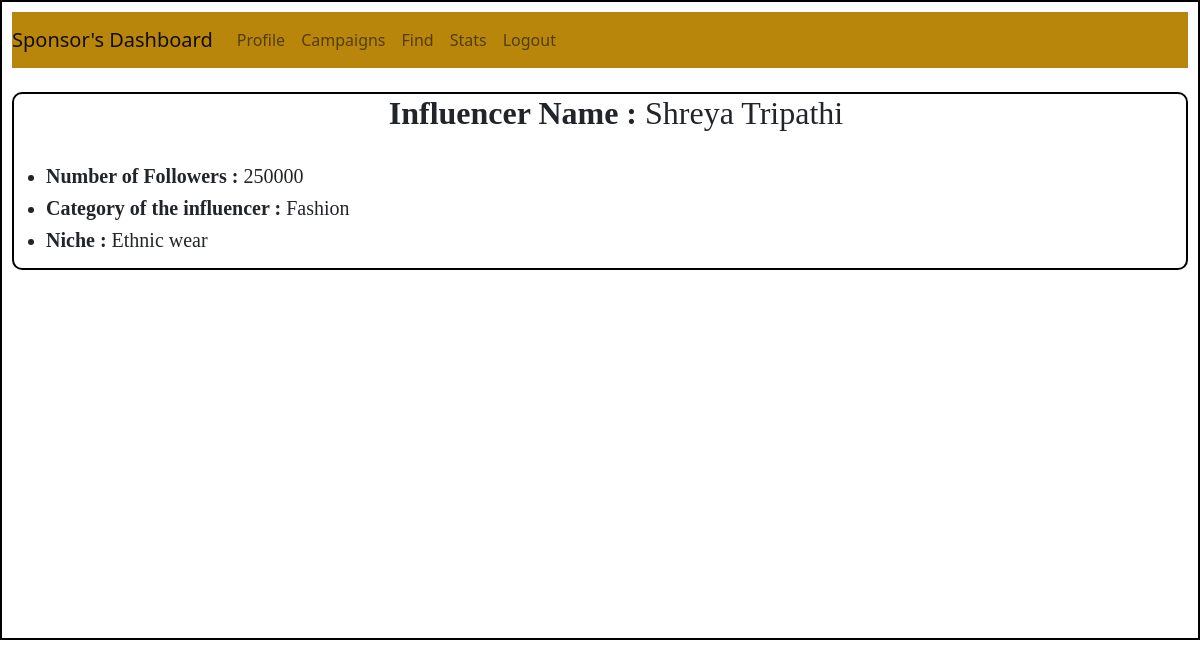
Page /view/influencer/4 (signed in) on the committed database.
### backend/models.py (models this page shows)
class User(db.Model):
    __tablename__ = "user"
    id = db.Column(db.Integer, primary_key = True, nullable = False, autoincrement = True)
    email = db.Column(db.String, nullable = False, unique = True)
    full_name = db.Column(db.String, nullable = False)
    search_name = db.Column(db.String, nullable = False, default="null")
    user_name = db.Column(db.String, unique = True, nullable = False)
    pwd = db.Column(db.String, nullable = False, default="null")
    category = db.Column(db.String, nullable = False, default="null")
    niche = db.Column(db.String, nullable = False, default="null")
    followers = db.Column(db.Integer, nullable=False, default = 0)
    type = db.Column(db.String, nullable = False, default = "general")
    is_flagged = db.Column(db.String, nullable=False, default="False")
    ad_request = db.relationship("Ad_request", cascade="all, delete", backref="user")

### backend/controllers.py (the view)
@app.route('/view/influencer/<int:user_id>')
def view_user(user_id):
    user = User.query.get(user_id)
    return render_template("sponser_view_influencer.html", user = user)

### templates/sponser_view_influencer.html (shortened to what this page needs)
<!DOCTYPE html>
<html lang="en">
<head>
    <link rel="stylesheet" href = "/static/dashboardstyle.css">
    <link href="https://cdn.jsdelivr.net/npm/bootstrap@5.0.2/dist/css/bootstrap.min.css" rel="stylesheet">
</head>
<body>
    <div id = "container-sponser-view">
      <nav class="navbar navbar-expand-lg navbar-light" style="background-color: darkgoldenrod;">
        <a class="navbar-brand" href="#">Sponsor's Dashboard</a>
        <div class="collapse navbar-collapse" id="navbarNav">
          <ul class="navbar-nav">
            <li class="nav-item active">
              <a class="nav-link" href="/sponser/dashboard/profile"> Profile </a>
            </li>
            <li class="nav-item active">
              <a class="nav-link" href="/sponser/dashboard/campaign"> Campaigns</span></a>
            </li>
            <li class="nav-item active">
              <a class="nav-link" href="/sponser/dashboard/find"> Find</span></a>
            </li>
            <li class="nav-item active">
              <a class="nav-link" href="/sponser/stats"> Stats </span></a>
            </li>
            <li class="nav-item">
              <a class="nav-link" href="/login"> Logout</a>
            </li>
      </nav><br>
      <div id="main-admin" >
        <ul>
            <div style="text-align: center;">
               <h2 style="font-family: 'Times New Roman', Times, serif;"><strong>Influencer Name : </strong> {{ user.full_name }}</h2><br>
           </div>
              <li>
                <h5 style="font-family: 'Times New Roman', Times, serif;"><strong>Number of Followers :</strong> {{ user.followers }} </h5>
              </li>
              <li>
                <h5 style="font-family: 'Times New Roman', Times, serif;"><strong>Category of the influencer :</strong> {{ user.category }}</h5>
              </li>
              <li>
                <h5 style="font-family: 'Times New Roman', Times, serif;"><strong>Niche :</strong> {{ user.niche }}</h5>
              </li>
          </ul>
      </div>

### static/dashboardstyle.css (style rules this page uses)
* { margin: 0%; padding: 0%; }
#container-sponser-view { border: 2px solid black; padding: 10px; height: 640px; }
#main-admin { border: 2px solid black; border-radius: 10px; }

### rows in the picture
User: full_name "Shreya Tripathi", followers "250000", category "Fashion", niche "Ethnic wear"
